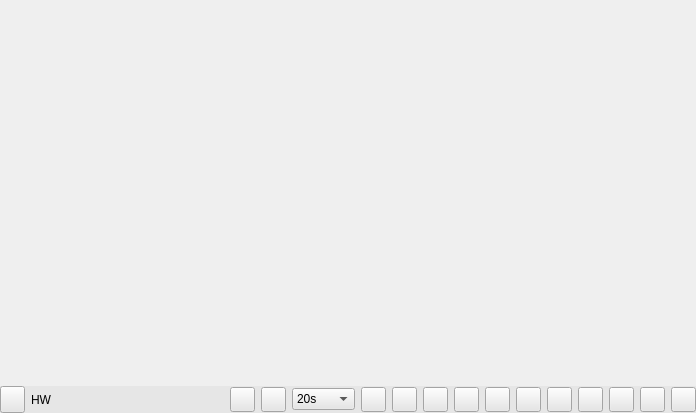
<?xml version="1.0" encoding="UTF-8"?>
<ui version="4.0">
 <class>VSCView</class>
 <widget class="QWidget" name="VSCView">
  <property name="geometry">
   <rect>
    <x>0</x>
    <y>0</y>
    <width>696</width>
    <height>413</height>
   </rect>
  </property>
  <property name="acceptDrops">
   <bool>true</bool>
  </property>
  <property name="windowTitle">
   <string>View</string>
  </property>
  <property name="windowIcon">
   <iconset resource="../main/vscmainwindows.qrc">
    <normaloff>:/logo/resources/vsclogod.png</normaloff>:/logo/resources/vsclogod.png</iconset>
  </property>
  <property name="styleSheet">
   <string notr="true"/>
  </property>
  <layout class="QVBoxLayout" name="verticalLayout">
   <property name="spacing">
    <number>0</number>
   </property>
   <property name="leftMargin">
    <number>0</number>
   </property>
   <property name="topMargin">
    <number>0</number>
   </property>
   <property name="rightMargin">
    <number>0</number>
   </property>
   <property name="bottomMargin">
    <number>0</number>
   </property>
   <item>
    <widget class="QWidget" name="widget" native="true">
     <property name="acceptDrops">
      <bool>true</bool>
     </property>
     <property name="autoFillBackground">
      <bool>false</bool>
     </property>
     <property name="styleSheet">
      <string notr="true"/>
     </property>
    </widget>
   </item>
   <item>
    <widget class="QWidget" name="widgetControl" native="true">
     <property name="maximumSize">
      <size>
       <width>16777215</width>
       <height>27</height>
      </size>
     </property>
     <property name="styleSheet">
      <string notr="true">background-color: rgb(230, 230, 230);</string>
     </property>
     <layout class="QHBoxLayout" name="horizontalLayout">
      <property name="leftMargin">
       <number>0</number>
      </property>
      <property name="topMargin">
       <number>0</number>
      </property>
      <property name="rightMargin">
       <number>0</number>
      </property>
      <property name="bottomMargin">
       <number>0</number>
      </property>
      <item>
       <widget class="QPushButton" name="pushButtonView">
        <property name="minimumSize">
         <size>
          <width>25</width>
          <height>25</height>
         </size>
        </property>
        <property name="maximumSize">
         <size>
          <width>30</width>
          <height>30</height>
         </size>
        </property>
        <property name="styleSheet">
         <string notr="true">QPushButton:hover {
border:none;
color:white;
background-color: rgb(85, 170, 255);}
QPushButton:pressed {
background-color: rgb(200, 200, 200);}</string>
        </property>
        <property name="text">
         <string/>
        </property>
        <property name="icon">
         <iconset resource="../main/vscmainwindows.qrc">
          <normaloff>:/device/resources/view.png</normaloff>:/device/resources/view.png</iconset>
        </property>
        <property name="iconSize">
         <size>
          <width>25</width>
          <height>25</height>
         </size>
        </property>
       </widget>
      </item>
      <item>
       <spacer name="horizontalSpacer_3">
        <property name="orientation">
         <enum>Qt::Horizontal</enum>
        </property>
        <property name="sizeHint" stdset="0">
         <size>
          <width>40</width>
          <height>20</height>
         </size>
        </property>
       </spacer>
      </item>
      <item>
       <widget class="QLabel" name="lbhwdecode">
        <property name="text">
         <string>HW </string>
        </property>
       </widget>
      </item>
      <item>
       <widget class="SwitchControl" name="hwdecode" native="true">
        <property name="maximumSize">
         <size>
          <width>80</width>
          <height>25</height>
         </size>
        </property>
       </widget>
      </item>
      <item>
       <spacer name="horizontalSpacer">
        <property name="orientation">
         <enum>Qt::Horizontal</enum>
        </property>
        <property name="sizeHint" stdset="0">
         <size>
          <width>365</width>
          <height>20</height>
         </size>
        </property>
       </spacer>
      </item>
      <item>
       <widget class="QPushButton" name="pbTourPlay">
        <property name="minimumSize">
         <size>
          <width>25</width>
          <height>25</height>
         </size>
        </property>
        <property name="maximumSize">
         <size>
          <width>25</width>
          <height>25</height>
         </size>
        </property>
        <property name="styleSheet">
         <string notr="true">QPushButton:hover {
border:none;
color:white;
background-color: rgb(85, 170, 255);}
QPushButton:pressed {
background-color: rgb(200, 200, 200);}</string>
        </property>
        <property name="text">
         <string/>
        </property>
        <property name="icon">
         <iconset resource="../main/vscmainwindows.qrc">
          <normaloff>:/action/resources/tourplay.png</normaloff>:/action/resources/tourplay.png</iconset>
        </property>
        <property name="iconSize">
         <size>
          <width>25</width>
          <height>25</height>
         </size>
        </property>
       </widget>
      </item>
      <item>
       <widget class="QPushButton" name="pbTourStop">
        <property name="minimumSize">
         <size>
          <width>25</width>
          <height>25</height>
         </size>
        </property>
        <property name="maximumSize">
         <size>
          <width>25</width>
          <height>25</height>
         </size>
        </property>
        <property name="styleSheet">
         <string notr="true">QPushButton:hover {
border:none;
color:white;
background-color: rgb(85, 170, 255);}
QPushButton:pressed {
background-color: rgb(200, 200, 200);}</string>
        </property>
        <property name="text">
         <string/>
        </property>
        <property name="icon">
         <iconset resource="../main/vscmainwindows.qrc">
          <normaloff>:/action/resources/tourstop.png</normaloff>:/action/resources/tourstop.png</iconset>
        </property>
        <property name="iconSize">
         <size>
          <width>25</width>
          <height>25</height>
         </size>
        </property>
       </widget>
      </item>
      <item>
       <widget class="QComboBox" name="tourInterval">
        <item>
         <property name="text">
          <string>20s</string>
         </property>
        </item>
        <item>
         <property name="text">
          <string>40s</string>
         </property>
        </item>
        <item>
         <property name="text">
          <string>1mins</string>
         </property>
        </item>
        <item>
         <property name="text">
          <string>3mins</string>
         </property>
        </item>
        <item>
         <property name="text">
          <string>5mins</string>
         </property>
        </item>
       </widget>
      </item>
      <item>
       <spacer name="horizontalSpacer_2">
        <property name="orientation">
         <enum>Qt::Horizontal</enum>
        </property>
        <property name="sizeHint" stdset="0">
         <size>
          <width>40</width>
          <height>20</height>
         </size>
        </property>
       </spacer>
      </item>
      <item>
       <widget class="QPushButton" name="pushButton1">
        <property name="minimumSize">
         <size>
          <width>25</width>
          <height>25</height>
         </size>
        </property>
        <property name="maximumSize">
         <size>
          <width>25</width>
          <height>25</height>
         </size>
        </property>
        <property name="styleSheet">
         <string notr="true">QPushButton:hover {
border:none;
color:white;
background-color: rgb(85, 170, 255);}
QPushButton:pressed {
background-color: rgb(200, 200, 200);}</string>
        </property>
        <property name="text">
         <string/>
        </property>
        <property name="icon">
         <iconset resource="../main/vscmainwindows.qrc">
          <normaloff>:/view/resources/1x1.png</normaloff>:/view/resources/1x1.png</iconset>
        </property>
        <property name="iconSize">
         <size>
          <width>23</width>
          <height>23</height>
         </size>
        </property>
       </widget>
      </item>
      <item>
       <widget class="QPushButton" name="pushButton2x2">
        <property name="minimumSize">
         <size>
          <width>25</width>
          <height>25</height>
         </size>
        </property>
        <property name="maximumSize">
         <size>
          <width>25</width>
          <height>25</height>
         </size>
        </property>
        <property name="styleSheet">
         <string notr="true">QPushButton:hover {
border:none;
color:white;
background-color: rgb(85, 170, 255);}
QPushButton:pressed {
background-color: rgb(200, 200, 200);}</string>
        </property>
        <property name="text">
         <string/>
        </property>
        <property name="icon">
         <iconset resource="../main/vscmainwindows.qrc">
          <normaloff>:/view/resources/2x2.png</normaloff>:/view/resources/2x2.png</iconset>
        </property>
        <property name="iconSize">
         <size>
          <width>23</width>
          <height>23</height>
         </size>
        </property>
       </widget>
      </item>
      <item>
       <widget class="QPushButton" name="pushButton1x3">
        <property name="minimumSize">
         <size>
          <width>25</width>
          <height>25</height>
         </size>
        </property>
        <property name="maximumSize">
         <size>
          <width>25</width>
          <height>25</height>
         </size>
        </property>
        <property name="styleSheet">
         <string notr="true">QPushButton:hover {
border:none;
color:white;
background-color: rgb(85, 170, 255);}
QPushButton:pressed {
background-color: rgb(200, 200, 200);}</string>
        </property>
        <property name="text">
         <string/>
        </property>
        <property name="icon">
         <iconset resource="../main/vscmainwindows.qrc">
          <normaloff>:/view/resources/1x3.png</normaloff>:/view/resources/1x3.png</iconset>
        </property>
        <property name="iconSize">
         <size>
          <width>23</width>
          <height>23</height>
         </size>
        </property>
       </widget>
      </item>
      <item>
       <widget class="QPushButton" name="pushButton6">
        <property name="minimumSize">
         <size>
          <width>25</width>
          <height>25</height>
         </size>
        </property>
        <property name="maximumSize">
         <size>
          <width>25</width>
          <height>25</height>
         </size>
        </property>
        <property name="styleSheet">
         <string notr="true">QPushButton:hover {
border:none;
color:white;
background-color: rgb(85, 170, 255);}
QPushButton:pressed {
background-color: rgb(200, 200, 200);}</string>
        </property>
        <property name="text">
         <string/>
        </property>
        <property name="icon">
         <iconset resource="../main/vscmainwindows.qrc">
          <normaloff>:/view/resources/6.png</normaloff>:/view/resources/6.png</iconset>
        </property>
        <property name="iconSize">
         <size>
          <width>23</width>
          <height>23</height>
         </size>
        </property>
       </widget>
      </item>
      <item>
       <widget class="QPushButton" name="pushButton1p6">
        <property name="minimumSize">
         <size>
          <width>25</width>
          <height>25</height>
         </size>
        </property>
        <property name="maximumSize">
         <size>
          <width>25</width>
          <height>25</height>
         </size>
        </property>
        <property name="styleSheet">
         <string notr="true">QPushButton:hover {
border:none;
color:white;
background-color: rgb(85, 170, 255);}
QPushButton:pressed {
background-color: rgb(200, 200, 200);}</string>
        </property>
        <property name="text">
         <string/>
        </property>
        <property name="icon">
         <iconset resource="../main/vscmainwindows.qrc">
          <normaloff>:/view/resources/1p6.png</normaloff>:/view/resources/1p6.png</iconset>
        </property>
        <property name="iconSize">
         <size>
          <width>23</width>
          <height>23</height>
         </size>
        </property>
       </widget>
      </item>
      <item>
       <widget class="QPushButton" name="pushButton3x3">
        <property name="minimumSize">
         <size>
          <width>25</width>
          <height>25</height>
         </size>
        </property>
        <property name="maximumSize">
         <size>
          <width>25</width>
          <height>25</height>
         </size>
        </property>
        <property name="styleSheet">
         <string notr="true">QPushButton:hover {
border:none;
color:white;
background-color: rgb(85, 170, 255);}
QPushButton:pressed {
background-color: rgb(200, 200, 200);}</string>
        </property>
        <property name="text">
         <string/>
        </property>
        <property name="icon">
         <iconset resource="../main/vscmainwindows.qrc">
          <normaloff>:/view/resources/3x3.png</normaloff>:/view/resources/3x3.png</iconset>
        </property>
        <property name="iconSize">
         <size>
          <width>23</width>
          <height>23</height>
         </size>
        </property>
       </widget>
      </item>
      <item>
       <widget class="QPushButton" name="pushButton12p1">
        <property name="maximumSize">
         <size>
          <width>25</width>
          <height>25</height>
         </size>
        </property>
        <property name="styleSheet">
         <string notr="true">QPushButton:hover {
border:none;
color:white;
background-color: rgb(85, 170, 255);}
QPushButton:pressed {
background-color: rgb(200, 200, 200);}</string>
        </property>
        <property name="text">
         <string/>
        </property>
        <property name="icon">
         <iconset resource="../main/vscmainwindows.qrc">
          <normaloff>:/view/resources/12+1.png</normaloff>:/view/resources/12+1.png</iconset>
        </property>
        <property name="iconSize">
         <size>
          <width>23</width>
          <height>23</height>
         </size>
        </property>
       </widget>
      </item>
      <item>
       <widget class="QPushButton" name="pushButton4x4">
        <property name="minimumSize">
         <size>
          <width>25</width>
          <height>25</height>
         </size>
        </property>
        <property name="maximumSize">
         <size>
          <width>25</width>
          <height>25</height>
         </size>
        </property>
        <property name="styleSheet">
         <string notr="true">QPushButton:hover {
border:none;
color:white;
background-color: rgb(85, 170, 255);}
QPushButton:pressed {
background-color: rgb(200, 200, 200);}</string>
        </property>
        <property name="text">
         <string/>
        </property>
        <property name="icon">
         <iconset resource="../main/vscmainwindows.qrc">
          <normaloff>:/view/resources/4x4.png</normaloff>:/view/resources/4x4.png</iconset>
        </property>
        <property name="iconSize">
         <size>
          <width>23</width>
          <height>23</height>
         </size>
        </property>
       </widget>
      </item>
      <item>
       <widget class="QPushButton" name="pushButton5x5">
        <property name="maximumSize">
         <size>
          <width>25</width>
          <height>25</height>
         </size>
        </property>
        <property name="styleSheet">
         <string notr="true">QPushButton:hover {
border:none;
color:white;
background-color: rgb(85, 170, 255);}
QPushButton:pressed {
background-color: rgb(200, 200, 200);}</string>
        </property>
        <property name="text">
         <string/>
        </property>
        <property name="icon">
         <iconset resource="../main/vscmainwindows.qrc">
          <normaloff>:/view/resources/5x5.png</normaloff>:/view/resources/5x5.png</iconset>
        </property>
        <property name="iconSize">
         <size>
          <width>23</width>
          <height>23</height>
         </size>
        </property>
       </widget>
      </item>
      <item>
       <widget class="QPushButton" name="pushButton6x6">
        <property name="maximumSize">
         <size>
          <width>25</width>
          <height>25</height>
         </size>
        </property>
        <property name="styleSheet">
         <string notr="true">QPushButton:hover {
border:none;
color:white;
background-color: rgb(85, 170, 255);}
QPushButton:pressed {
background-color: rgb(200, 200, 200);}</string>
        </property>
        <property name="text">
         <string/>
        </property>
        <property name="icon">
         <iconset resource="../main/vscmainwindows.qrc">
          <normaloff>:/view/resources/6x6.png</normaloff>:/view/resources/6x6.png</iconset>
        </property>
        <property name="iconSize">
         <size>
          <width>23</width>
          <height>23</height>
         </size>
        </property>
       </widget>
      </item>
      <item>
       <widget class="QPushButton" name="pushButton8x8">
        <property name="minimumSize">
         <size>
          <width>25</width>
          <height>25</height>
         </size>
        </property>
        <property name="maximumSize">
         <size>
          <width>25</width>
          <height>25</height>
         </size>
        </property>
        <property name="styleSheet">
         <string notr="true">QPushButton:hover {
border:none;
color:white;
background-color: rgb(85, 170, 255);}
QPushButton:pressed {
background-color: rgb(200, 200, 200);}</string>
        </property>
        <property name="text">
         <string/>
        </property>
        <property name="icon">
         <iconset resource="../main/vscmainwindows.qrc">
          <normaloff>:/view/resources/8x8.png</normaloff>:/view/resources/8x8.png</iconset>
        </property>
        <property name="iconSize">
         <size>
          <width>23</width>
          <height>23</height>
         </size>
        </property>
       </widget>
      </item>
     </layout>
    </widget>
   </item>
  </layout>
  <zorder>widgetControl</zorder>
  <zorder>widget</zorder>
 </widget>
 <customwidgets>
  <customwidget>
   <class>SwitchControl</class>
   <extends>QWidget</extends>
   <header>common/switchcontrol.h</header>
   <container>1</container>
  </customwidget>
 </customwidgets>
 <resources>
  <include location="../main/vscmainwindows.qrc"/>
 </resources>
 <connections/>
</ui>
